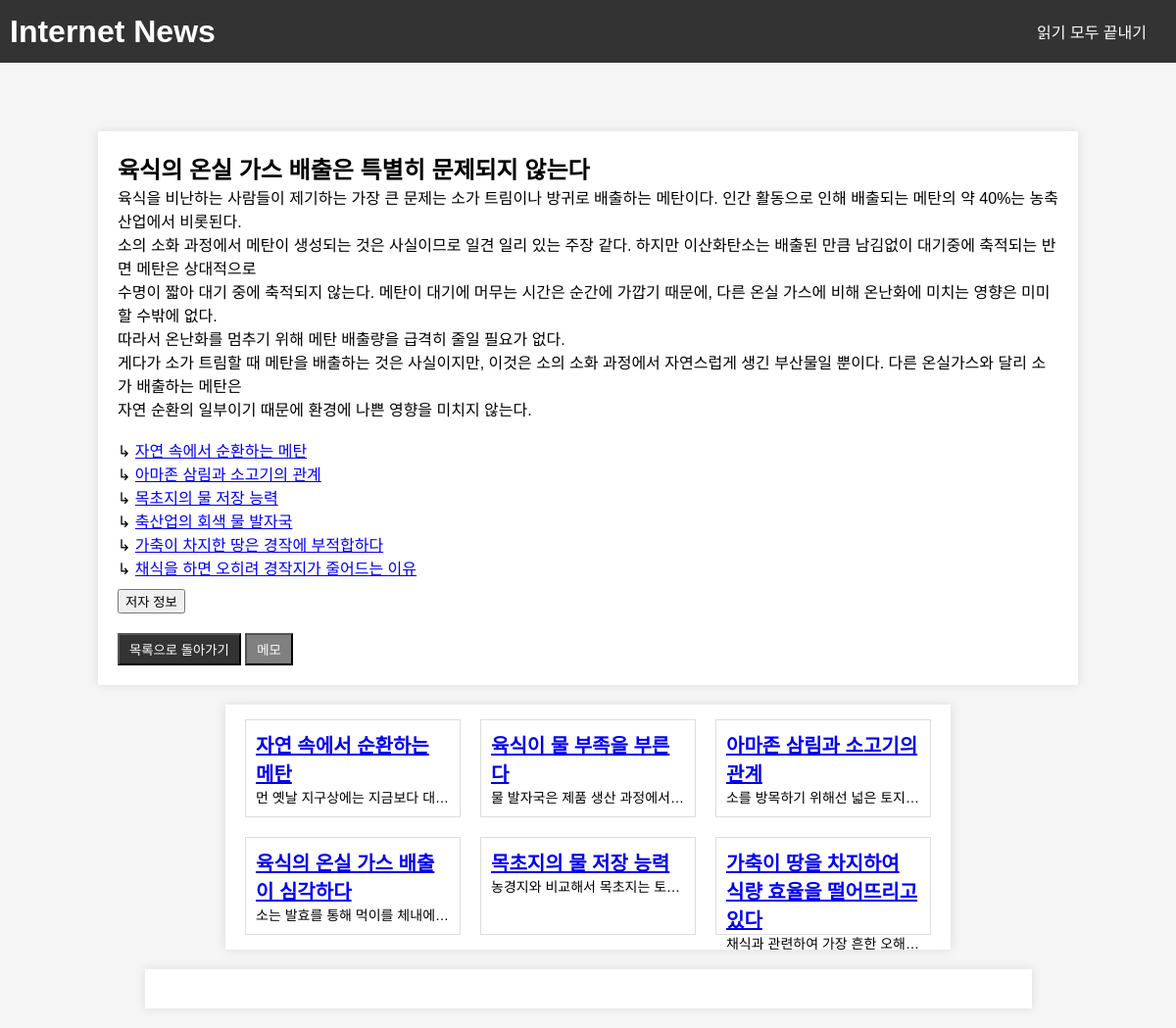
The app's page /article/1 with its own data.
### app.py (models this page shows)
class Article(db.Model):
    id = db.Column(db.Integer, primary_key=True)
    title = db.Column(db.String(100), nullable=False)
    content = db.Column(db.Text, nullable=False)
    author_name = db.Column(db.String(100))  # 저자 이름
    author_occupation = db.Column(db.String(100))  # 저자 직업
    author_email = db.Column(db.String(100))  # 저자 이메일
    author_description = db.Column(db.Text)  # 저자 설명
    display_on_index = db.Column(db.Boolean, default=False)
    ratings = db.relationship('Rating', backref='article', lazy=True)

### app.py (the view)
@app.route('/article/<int:article_id>')
def article(article_id):
    article = Article.query.get_or_404(article_id)
    other_articles = Article.query.filter(Article.id != article_id).all()
    random_articles = random.sample(other_articles, min(6, len(other_articles))) if other_articles else []
    return render_template('/article/article.html', article=article, random_articles=random_articles)

### templates/article/article.html (shortened to what this page needs)
<!DOCTYPE html>
<html lang="en">
<head>
    <link rel="stylesheet" type="text/css" href="/static/styles.css">
</head>
<body>
    <header>
        <h1>Internet News</h1>
        <div>
            <a href="{{ url_for('end_page') }}" class="end-button">읽기 모두 끝내기</a>
        </div>
    </header>
    <div class="container">
        <h2>{{ article.title }}</h2>
        <p>
            {{ article.content.replace('\n', '<br>')|safe }}
        </p>
        <button class="modal-button" onclick="openModal()">저자 정보</button>
        <button class="back-button" onclick="showQuestionModal(startTime, articleId, authorInfoClicked)">목록으로 돌아가기</button>
        <button class="memo-button" onclick="openMemo()">메모</button>
    </div>
    {% if random_articles %}
    <div class="random-articles narrow-container">
        <div class="random-articles-grid">
            {% for random_article in random_articles %}
            <div class="random-article">
                <a href="{{ url_for('article', article_id=random_article.id) }}">
                    <h4>{{ random_article.title }}</h4>
                </a>
                <p>
                    {{ random_article.content[:100] }}...
                </p>
            </div>
            {% endfor %}
        </div>
    </div>
    {% endif %}
    <div class="memo-container" id="memoContainer"></div>
</body>
</html>

### static/styles.css (style rules this page uses)
body, h1, h2, p { margin: 0; padding: 0; }
body { font-family: Arial, sans-serif; background-color: #f5f5f5; }
header { background-color: #333; color: #fff; padding: 10px; text-align: center; display: flex; justify-content: space-between; align-items: center; }
header .end-button { display: inline-block; padding: 10px 20px; background-color: #333; color: #fff; text-decoration: none; border-radius: 5px; transition: background-color 0.3s; }
.container { max-width: 80%; margin: 20px auto; padding: 20px; background-color: #fff; box-shadow: 0 0 10px rgba(0, 0, 0, 0.1); margin-top: 70px; }
.narrow-container { max-width: 60%; margin: 20px auto; padding: 10px; background-color: #fff; box-shadow: 0 0 10px rgba(0, 0, 0, 0.1); }
.random-articles { margin-top: 20px; }
.random-article { width: calc(33.333% - 20px); height: 100px; border: 1px solid #ddd; padding: 10px; margin: 5px; cursor: pointer; box-sizing: border-box; background-color: #fff; }
.random-article h4 { font-size: 20px; margin: 0; }
.random-article p { font-size: 14px; margin: 0; text-overflow: ellipsis; white-space: nowrap; overflow: hidden; }
.back-button { display: inline-block; padding: 5px 10px; background-color: #333; color: #fff; text-decoration: none; margin-top: 20px; }
.memo-button { display: inline-block; padding: 5px 10px; background-color: gray; color: #fff; text-decoration: none; margin-top: 20px; }
.memo-container { max-width: 865px; margin: 20px auto; padding: 20px; background-color: #fff; box-shadow: 0 0 10px rgba(0, 0, 0, 0.1); }
.modal-button { display: block; margin-top: 10px; }
.random-articles-grid { display: flex; flex-wrap: wrap; gap: 10px; justify-content: center; padding: 0; }

### records on screen
Article: title "육식의 온실 가스 배출은 특별히 문제되지 않는다", content.replace "육식을 비난하는 사람들이 제기하는 가장 큰 문제는 소가 트림이나 방귀로 배출하는 메탄이다. 인간 활동으로 인해 배출되는 메탄의 약 40%는 농축산업에서 비롯된다. 소의 소화 과정에서 메탄이 생성되는 것은 사실이므로 일견 일리 있는 주장 같다. 하지만 이산화탄소는 배출된 만큼 남김없이 대기중에 축적되는 반면 메탄은 상대적으로 수명이 짧아 대기 중에 축적되지 않는다. 메탄이 대기에 머무는 시간은 순간에 가깝기 때문에, 다른 온실 가스에 비해 온난화에 미치는 영향은 미미할 수밖에 없다. 따라서 온난화를 멈추기 위해 메탄 배출량을 급격히 줄일 필요가 없다. 게다가 소가 트림할 때 메탄을 배출하는 것은 사실이지만, 이것은 소의 소화 과정에서 자연스럽게 생긴 부산물일 뿐이다. 다른 온실가스와 달리 소가 배출하는 메탄은 자연 순환의 일부이기 때문에 환경에 나쁜 영향을 미치지 않는다. ↳ 자연 속에서 순환하는 메탄 ↳ 아마존 삼림과 소고기의 관계 ↳ 목초지의 물 저장 능력 ↳ 축산업의 회색 물 발자국 ↳ 가축이 차지한 땅은 경작에 부적합하다 ↳ 채식을 하면 오히려 경작지가 줄어드는 이유"
Article: title "자연 속에서 순환하는 메탄", content "먼 옛날 지구상에는 지금보다 대…"
Article: title "육식이 물 부족을 부른다", content "물 발자국은 제품 생산 과정에서…"
Article: title "아마존 삼림과 소고기의 관계", content "소를 방목하기 위해선 넓은 토지…"
Article: title "육식의 온실 가스 배출이 심각하다", content "소는 발효를 통해 먹이를 체내에…"
Article: title "목초지의 물 저장 능력", content "농경지와 비교해서 목초지는 토…"
Article: title "가축이 땅을 차지하여 식량 효율을 떨어뜨리고 있다", content "채식과 관련하여 가장 흔한 오해…"
